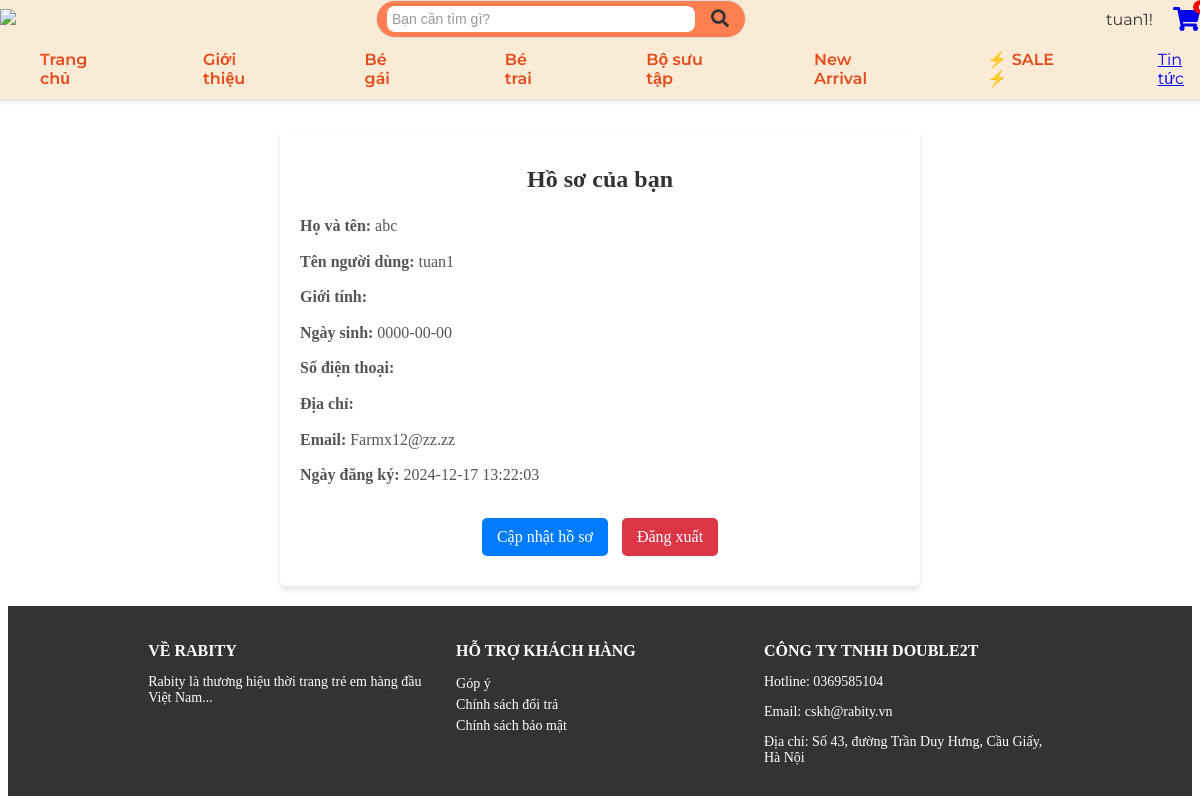
/profile.php (signed in), run on the app's committed database.
### tables this page shows
CREATE TABLE `user_profiles` (
  `id` int(11) NOT NULL,
  `user_id` int(11) NOT NULL,
  `gender` varchar(10) DEFAULT NULL,
  `birthdate` date DEFAULT NULL,
  `phone` varchar(15) DEFAULT NULL,
  `address` text DEFAULT NULL,
  `created_at` timestamp NOT NULL DEFAULT current_timestamp(),
  `updated_at` timestamp NOT NULL DEFAULT current_timestamp() ON UPDATE current_timestamp()
);

CREATE TABLE `users` (
  `id` int(11) NOT NULL,
  `fullname` varchar(200) NOT NULL,
  `username` varchar(50) NOT NULL,
  `email` varchar(100) NOT NULL,
  `password` varchar(255) NOT NULL,
  `role` enum('admin','user') DEFAULT 'user',
  `created_at` timestamp NOT NULL DEFAULT current_timestamp()
);

### profile.php (the view, shortened to what this page needs)
<?php
require 'db.php';
$user_id = $_SESSION['user_id'];
$stmt = $pdo->prepare(
    "SELECT users.fullname, users.username, users.email, users.created_at,
            up.gender, up.birthdate, up.phone, up.address
     FROM users
     LEFT JOIN (
         SELECT * FROM user_profiles
         WHERE user_id = :user_id
         ORDER BY updated_at DESC
         LIMIT 1
     ) AS up ON users.id = up.user_id
     WHERE users.id = :user_id"
);
$stmt->execute(['user_id' => $user_id]);
$user = $stmt->fetch(PDO::FETCH_ASSOC);
?>
<!DOCTYPE html>
<html lang="en">
<head>
    <link rel="stylesheet" href="css/profile.css">
</head>
<body>
    <?php include 'header.php'; ?>
    <main>
        <div class="profile-container">
            <h1>Hồ sơ của bạn</h1>
            <div class="profile-info">
                <p><strong>Họ và tên:</strong> <?php echo htmlspecialchars($user['fullname']); ?></p>
                <p><strong>Tên người dùng:</strong> <?php echo htmlspecialchars($user['username']); ?></p>
                <p><strong>Giới tính:</strong> <?php echo htmlspecialchars($user['gender']); ?></p>
                <p><strong>Ngày sinh:</strong> <?php echo htmlspecialchars($user['birthdate']); ?></p>
                <p><strong>Số điện thoại:</strong> <?php echo htmlspecialchars($user['phone']); ?></p>
                <p><strong>Địa chỉ:</strong> <?php echo htmlspecialchars($user['address']); ?></p>
                <p><strong>Email:</strong> <?php echo htmlspecialchars($user['email']); ?></p>
                <p><strong>Ngày đăng ký:</strong> <?php echo htmlspecialchars($user['created_at']); ?></p>
            </div>
            <a href="edit_profile.php" class="edit-btn">Cập nhật hồ sơ</a>
            <a href="login/logout.php" class="logout-btn">Đăng xuất</a>
        </div>
    </main>
    <?php include 'footer.php'; ?>
</body>
</html>

### css/profile.css (style rules this page uses)
.profile-container { max-width: 600px; margin: 130px auto 20px; padding: 20px; background-color: #fff; border-radius: 5px; box-shadow: 0 4px 6px rgba(0, 0, 0, 0.1); text-align: center; }
.profile-container h1 { font-size: 24px; margin-bottom: 20px; color: #333; }
.profile-info { text-align: left; margin-bottom: 20px; }
.profile-info p { font-size: 16px; margin: 10px 0; line-height: 1.6; color: #555; }
.edit-btn, .logout-btn { display: inline-block; margin: 10px 5px; padding: 10px 15px; font-size: 16px; text-decoration: none; border-radius: 5px; transition: background-color 0.3s ease; }
.edit-btn { background-color: #007bff; color: white; }
.logout-btn { background-color: #dc3545; color: white; }

### data on the page
user_profiles: user.fullname "abc", user.username "tuan1", birthdate "0000-00-00", user.email "Farmx12@zz.zz", user.created_at "2024-12-17 13:22:03"

### other printed values
$_SESSION['username'] "tuan1"
